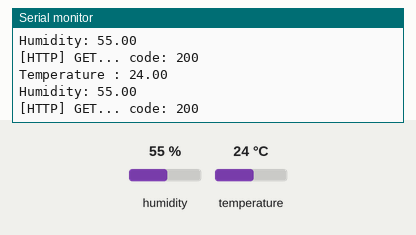
Recording of a sketch running on a simulated ESP8266 (NodeMCU). On the bench: the last lines printed to the serial monitor. The inputs (shaded band) are chosen by the test bench; at power-on: humidity 55 %, temperature 24 °C. WiFi joins after 1.5 s; servers stay silent unless stated; uploads are accepted with an empty reply.

Above: at 12.5 s.
12.6 s: humidity set to 22 %
At 22.13 s:
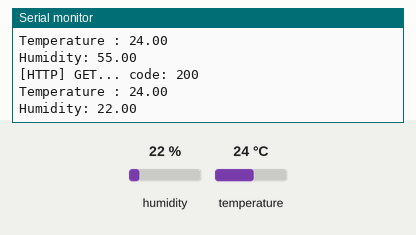
23.5 s: temperature set to 12 °C
At 33.3 s:
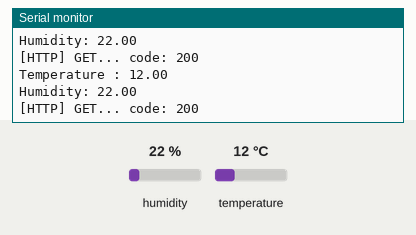
34.4 s: humidity set to 40 %
At 43.2 s:
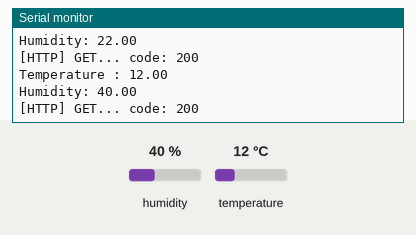
Timing chart, 0 to 44.7 s (numbered marks = the images above; inputs shaded):
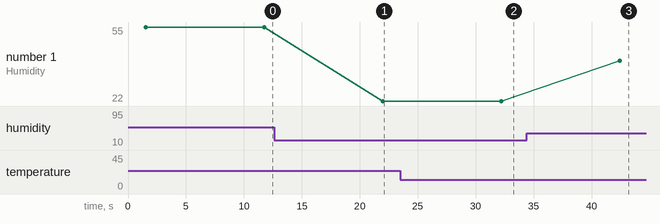

The sketch:

sql_single.ino
```cpp
#include <DHT.h>
#include <ESP8266WiFi.h>
#include <ESP8266WiFiMulti.h>
#include <ESP8266HTTPClient.h>
#include <WiFiClient.h>

#define DHTPIN D3
#define DHTTYPE DHT11 // DHT 11
DHT dht(DHTPIN, DHTTYPE);

WiFiClient wifiClient;
ESP8266WiFiMulti wifiMulti;
// DHT dht;
void setup()
{
  Serial.begin(115200);
  WiFi.mode(WIFI_STA);
  wifiMulti.addAP("rus", "77777777");
  // dht.setup(D5);
}

void loop()
{
  if (wifiMulti.run() != WL_CONNECTED)
  {
    Serial.println("WiFi not connected!");
    delay(1000);
  }
  else
  {
    float temp = dht.readTemperature();
    float humid = dht.readHumidity();

    Serial.print("Temperature : ");
    Serial.println(temp);
    Serial.print("Humidity: ");
    Serial.println(humid);

    HTTPClient http;
    // String url = "http://192.168.43.183/esp8266/single/add.php?temp=" + String(temp) + "&humid=" + String(humid);
    // Serial.println(url);
    // http.begin(wifiClient,url); //HTTP
    // int httpCode = http.GET();

    http.begin(wifiClient, "http://192.168.43.183/esp8266/single/add_post.php"); //HTTP
    http.addHeader("Content-Type", "application/x-www-form-urlencoded");
    int httpCode = http.POST("temp=" + String(temp) + "&humid=" + String(humid));

    if (httpCode > 0)
    {
      Serial.printf("[HTTP] GET... code: %d\n", httpCode);
      if (httpCode == HTTP_CODE_OK)
      {
        String payload = http.getString();
        Serial.println(payload);
      }
    }
    else
    {
      Serial.printf("[HTTP] GET... failed, error: %s\n", http.errorToString(httpCode).c_str());
    }
    http.end();
    delay(5000);
  }
  delay(5000);
}
```

Measured:
- after the input at 12.6 s, the serial monitor: prints a new line after 9.4 s (image 1)
- after the input at 23.5 s, the serial monitor: prints a new line after 8.7 s (image 2)
- after the input at 34.4 s, the serial monitor: prints a new line after 8.0 s (image 3)
- plotted number 1: 55 → 22 after the input at 12.6 s, 22 → 40 after the input at 34.4 s
